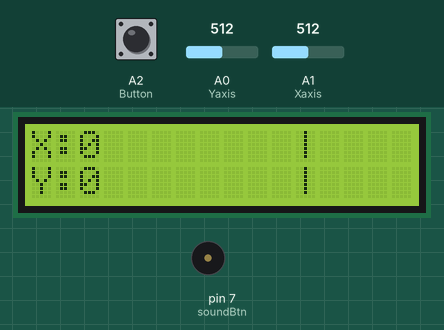
A sketch run on a simulated Arduino Uno, built with avr-gcc and run on an emulated ATmega328P. Parts: 16×2 character LCD, buzzer (waves = sounding). The inputs (shaded band) are chosen by the test bench; at power-on: A0 (Yaxis) = 512, A2 (Button) HIGH, A1 (Xaxis) = 512.

Above: at 1.2 s.
1.3 s: A0 (Yaxis) set to 0
At 2.1 s:
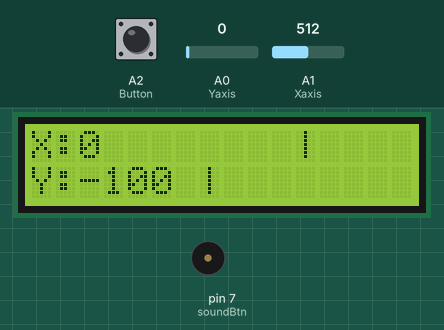
4.3 s: A2 (Button) pulled LOW for 3.2 s
At 5.4 s:
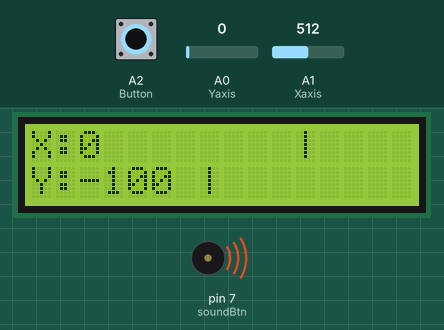
10.5 s: A1 (Xaxis) set to 502
At 11.6 s:
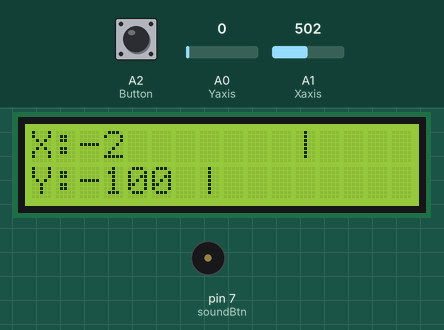
12.0 s: A1 (Xaxis) set to 0
At 13.3 s:
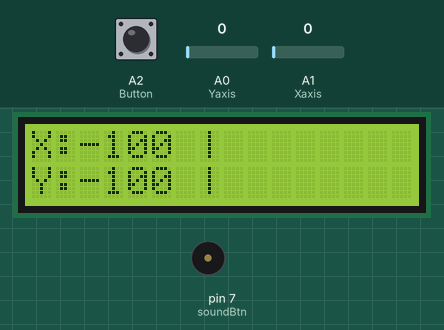
15.0 s: A2 (Button) pulled LOW for 3.2 s
At 15.6 s:
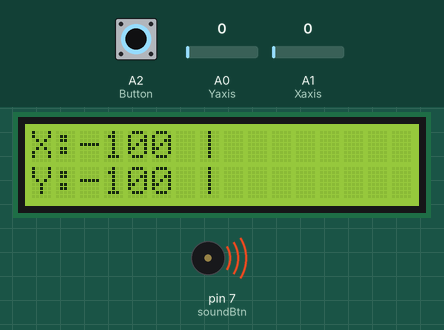
21.2 s: A0 (Yaxis) set to 4
24.2 s: A0 (Yaxis) set to 7
At 24.7 s:
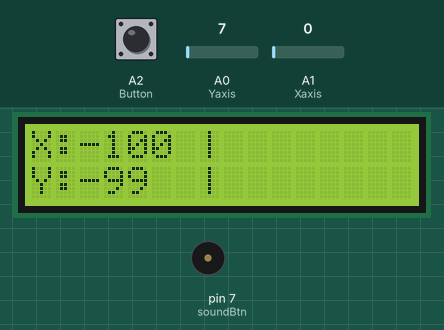
Timing chart, 0 to 27.2 s (numbered marks = the images above; inputs shaded):
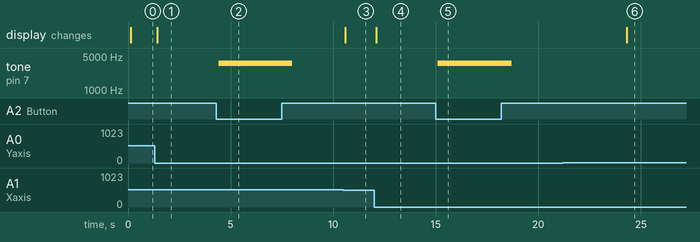

The sketch:

day04_joystick.ino
```cpp
#include <LiquidCrystal_I2C.h>

LiquidCrystal_I2C lcd(0x27, 16, 2);

#define Yaxis A0
#define Xaxis A1
#define Button A2
#define soundBtn 7

int xValue, yValue, btn;
int melody[] = {2637, 2794, 3136, 2637, 2794, 3136, 2637, 2794, 3136, 3520};
int i;
void setup() {
  lcd.init();

  pinMode(soundBtn, OUTPUT);
  Serial.begin(9600);
  pinMode(Button, INPUT_PULLUP);
  lcd.backlight();
}

void loop() {
  lcd.backlight();

  xValue = analogRead(Xaxis);
  xValue = map(xValue, 0, 1023, -100, 100);
  yValue = analogRead(Yaxis);
  yValue = map(yValue, 0, 1023, -100, 100);
  btn = digitalRead(Button);

  lcd.init();
  lcd.setCursor(0, 0);
  lcd.print("X:");
  lcd.print(xValue);
  lcd.setCursor(0, 1);
  lcd.print("Y:");
  lcd.print(yValue);

  int x = xValue / 22 + 11;
  int y = yValue / 22 + 11;
  lcd.setCursor(x, 0);
  lcd.write(0x7C);
  lcd.setCursor(y, 1);
  lcd.write(0x7c);

  if(btn == LOW) {
    for(i = 0; i < 10; i++){
      tone(soundBtn, melody[i], 500);
    }

    // delay(100);
    // lcd.noBacklight();
    // delay(100);
    // lcd.backlight();
    // delay(100);

  }

  else {
    digitalWrite(soundBtn, LOW);
  }
  delay(10);
  // lcd.clear();

}


// int xValue, yValue, btn;

// void setup() {
//   Serial.begin(9600);
//   pinMode(Button, INPUT_PULLUP);
// }

// void loop(){
//   xValue = analogRead(Xaxis);
//   xValue = map(xValue, 0, 1023, -100, 100);
//   yValue = analogRead(Yaxis);
//   yValue = map(yValue, 0, 1023, -100, 100);

//   btn = digitalRead(Button);

//   // Serial.print("X Value = ");
//   Serial.print(xValue);
//   Serial.print(",");
//   // Serial.print(" Y Value = ");
//   Serial.print(yValue);
//   Serial.print(",");
//   // Serial.print("BT = ");
//   Serial.println(btn);
// }
```

Measured:
- the behaviour switches between 512 and 511 on A1 (Xaxis) (found by bisection; images 2 and 3)
- the behaviour switches between 5 and 6 on A0 (Yaxis) (found by bisection; images 5 and 6)
- after the input at 1.3 s, the display: changes after 0.12 s (image 1)
- after the input at 4.3 s, tone on pin 7 (soundBtn): silent → 3520 Hz after 0.12 s, → silent 3.6 s later
- after the input at 10.5 s, the display: changes after 0.09 s (image 3)
- after the input at 12.0 s, the display: changes after 0.11 s (image 4)
- after the input at 15.0 s, tone on pin 7 (soundBtn): silent → 3520 Hz after 0.11 s, → silent 3.6 s later
- after the input at 21.2 s, every drawn part: stays the same
- after the input at 24.2 s, the display: changes after 0.10 s (image 6)
